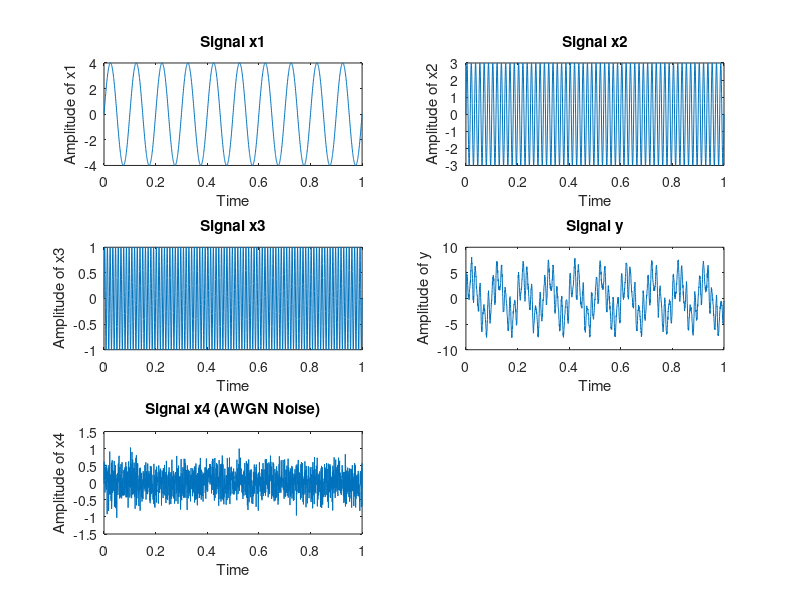
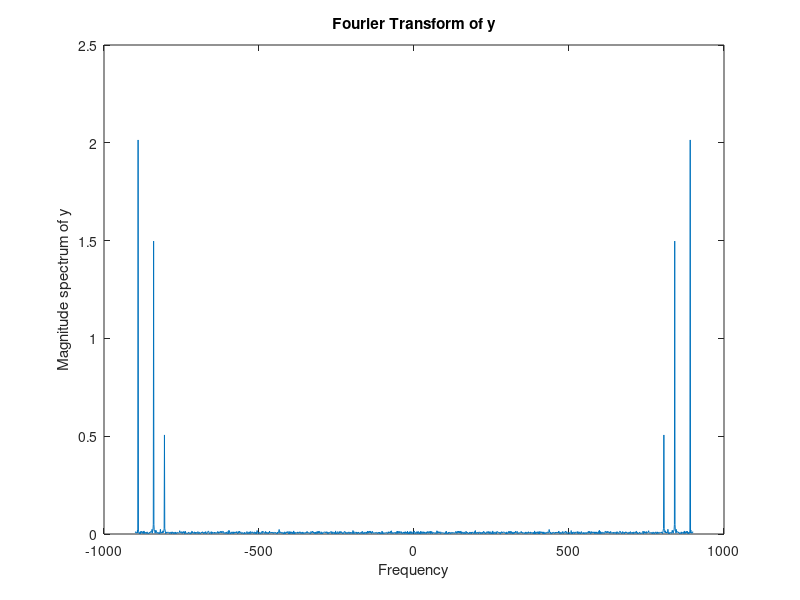
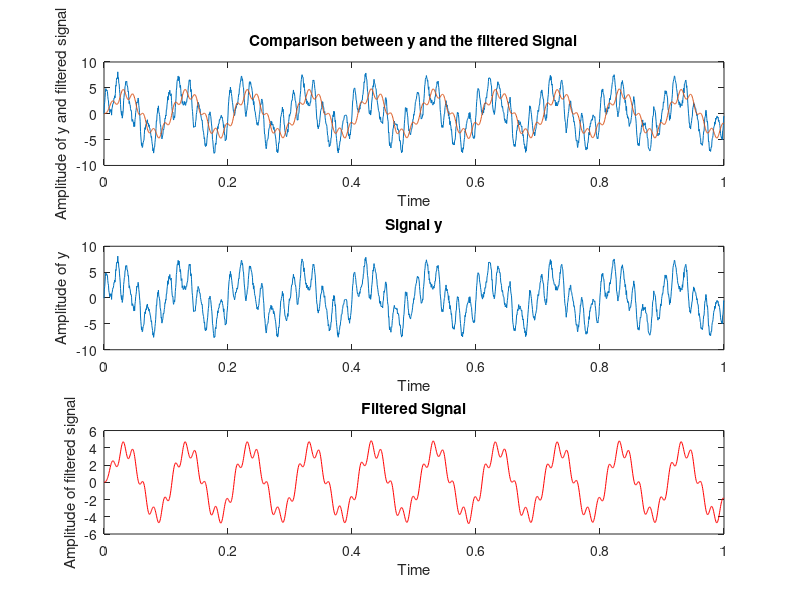
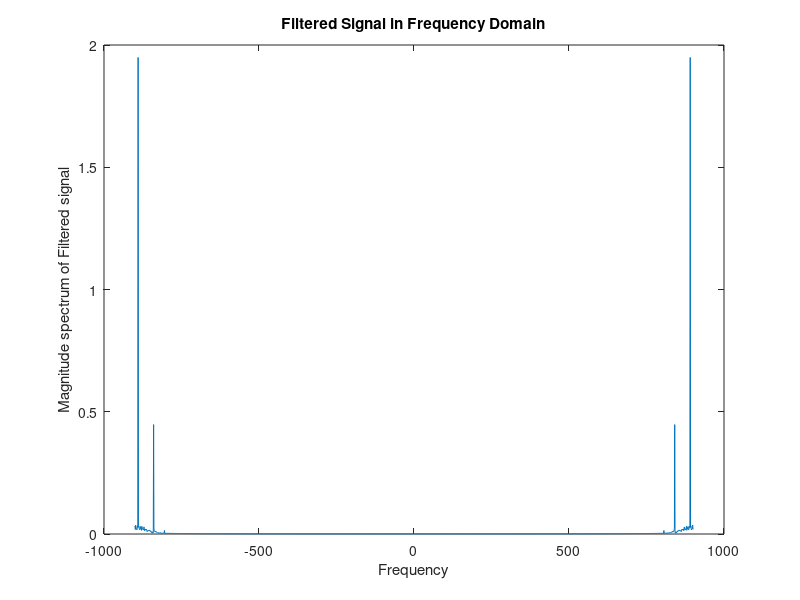

These figures' MATLAB source, in order:
clc; 
close all; 
clear all;

%B2.1 Plot the signals x1, x2, x3, y and noise x4.
fs = 20*90; 
t = 0:1/fs:1; 
x1 = 4*sin(2*pi*10*t);
x2 = 3*sin(2*pi*60*t);
x3 = 1*sin(2*pi*95*t);
y1 = x1 + x2 + x3;
SNR = 10; 
x4 = awgn(zeros(size(y1)), SNR);
y = x1 + x2 + x3+ x4;
N = length(y);

fig1 = figure;
subplot(3, 2, 1);
plot(t, x1);
title('Signal x1'); xlabel('Time'); ylabel('Amplitude of x1');
subplot(3, 2, 2);
plot(t, x2);                    
title('Signal x2'); xlabel('Time'); ylabel('Amplitude of x2');
subplot(3, 2, 3);
plot(t, x3);
title('Signal x3'); xlabel('Time'); ylabel('Amplitude of x3');
subplot(3, 2, 4);
plot(t, y);
title('Signal y'); xlabel('Time'); ylabel('Amplitude of y');
subplot(3, 2, 5);
plot(t, x4);
title('Signal x4 (AWGN Noise)'); xlabel('Time'); ylabel('Amplitude of x4');

%B2.2 Plot the fft of y and analyse the same using Matlab.
yt = (fft(y))/N;
f = linspace(-fs/2, fs/2, N);
fig2 = figure;
plot(f, abs(yt));
title('Fourier Transform of y'); xlabel('Frequency'); ylabel('Magnitude spectrum of y');

%B2.3 Design a lowpass FIR filter to attenuate x3 (Use MATLAB fdatool) .
load lpfir.mat
g = filter(Num, 1, y);
U = length(g);
gf = fft(g)/N;

fig3 = figure;
subplot(3,1,1);
plot(t,y,t,g);
title('Comparison between y and the filtered Signal'); xlabel('Time'); ylabel('Amplitude of y and filtered signal');
subplot(3,1,2);
plot(t,y);
title('Signal y'); xlabel('Time'); ylabel('Amplitude of y');
subplot(3,1,3);
plot(t,g, 'r');
title('Filtered Signal'); xlabel('Time'); ylabel('Amplitude of filtered signal');

%B2.4 Plot the filtered signal in the frequency domain.
fig4 = figure;
plot(f, abs(gf))
title('Filtered Signal in Frequency Domain'); xlabel('Frequency'); ylabel('Magnitude spectrum of Filtered signal');
